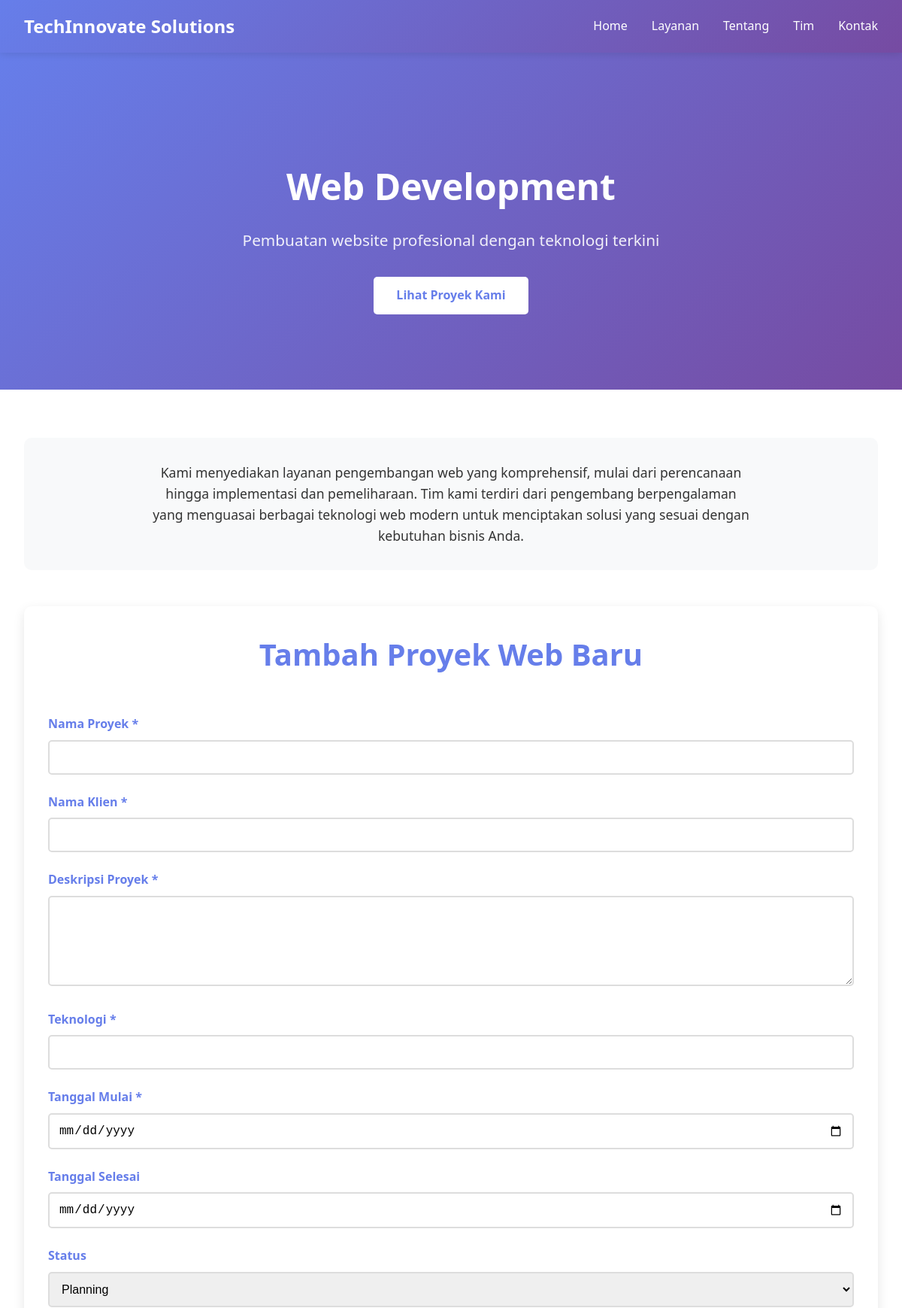
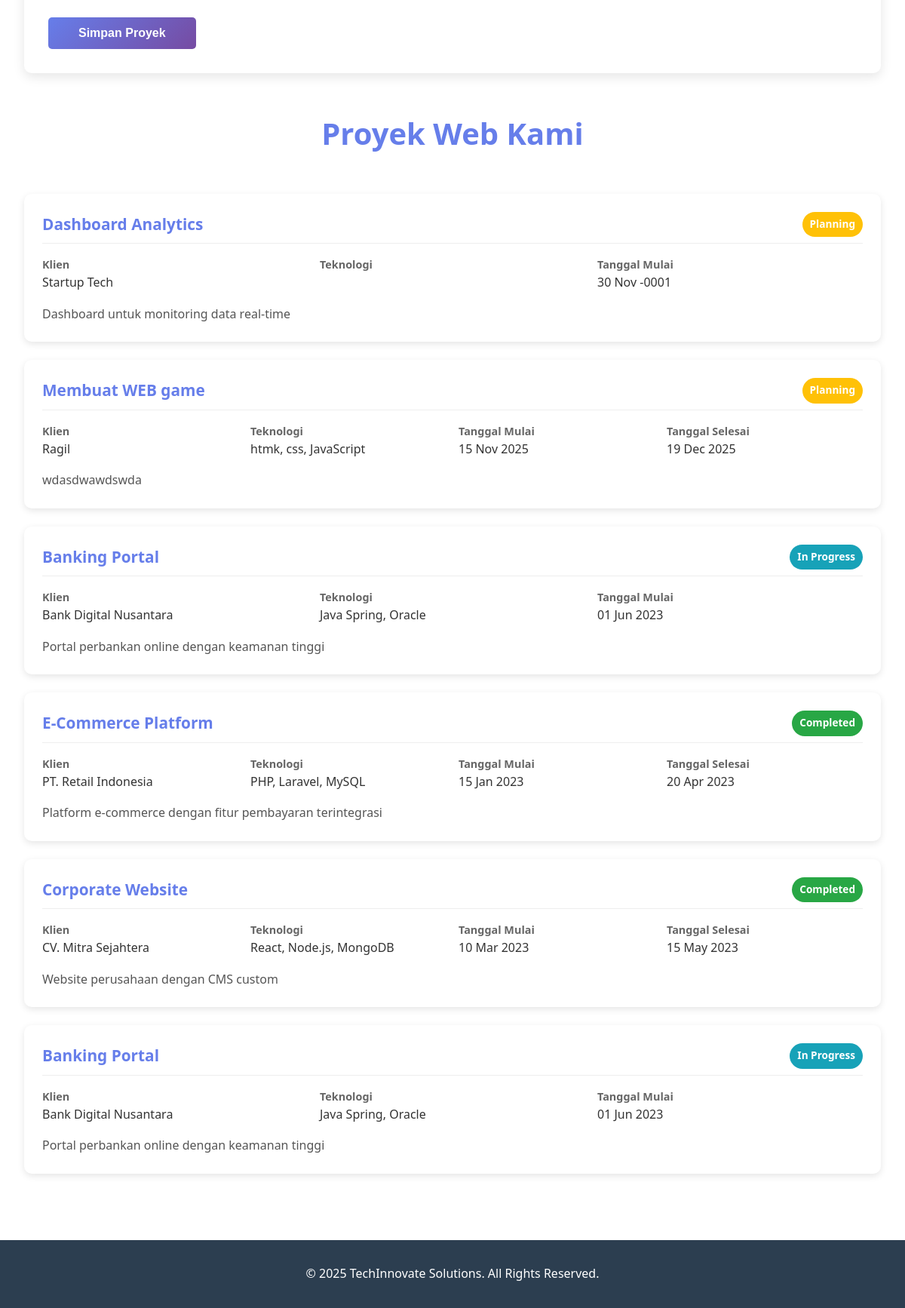
/web-development.php, run on the app's committed database (2 pictures, top to bottom).
### tables this page shows
CREATE TABLE `web_projects` (
  `id` int(11) NOT NULL,
  `project_name` varchar(100) NOT NULL,
  `client_name` varchar(100) NOT NULL,
  `description` text NOT NULL,
  `technology` varchar(100) NOT NULL,
  `start_date` date NOT NULL,
  `end_date` date DEFAULT NULL,
  `status` enum('Planning','In Progress','Completed','On Hold') DEFAULT 'Planning',
  `created_at` datetime DEFAULT current_timestamp()
);

### web-development.php (the view, shortened to what this page needs)
<?php
 $db_host = "localhost";
 $db_user = "root";
 $db_pass = "";
 $db_name = "company_db";
 $conn = new mysqli($db_host, $db_user, $db_pass, $db_name);
 $companyName = "TechInnovate Solutions";
 $serviceTitle = "Web Development";
 $currentYear = date("Y");
 $sql = "SELECT * FROM web_projects ORDER BY created_at DESC";
 $result = $conn->query($sql);
?>
<!DOCTYPE html>
<html lang="id">
<head>
</head>
<body>
    <header>
        <nav>
            <div class="logo"><?php echo $companyName; ?></div>
            <ul>
                <li><a href="index.php">Home</a></li>
                <li><a href="index.php#services">Layanan</a></li>
                <li><a href="index.php#about">Tentang</a></li>
                <li><a href="index.php#team">Tim</a></li>
                <li><a href="index.php#contact">Kontak</a></li>
            </ul>
        </nav>
    </header>
    <section class="hero">
        <h1><?php echo $serviceTitle; ?></h1>
        <p>Pembuatan website profesional dengan teknologi terkini</p>
        <a href="#projects" class="btn">Lihat Proyek Kami</a>
    </section>
    <section class="container">
        <div class="service-description">
            <p>
                Kami menyediakan layanan pengembangan web yang komprehensif, mulai dari perencanaan hingga implementasi dan pemeliharaan.
                Tim kami terdiri dari pengembang berpengalaman yang menguasai berbagai teknologi web modern untuk menciptakan
                solusi yang sesuai dengan kebutuhan bisnis Anda.
            </p>
        </div>
        <div class="project-form">
            <h2 class="section-title">Tambah Proyek Web Baru</h2>
            <form method="POST" action="">
                <div class="form-group">
                    <label for="project_name">Nama Proyek *</label>
                    <input type="text" id="project_name" name="project_name" required>
                </div>
                <div class="form-group">
                    <label for="client_name">Nama Klien *</label>
                    <input type="text" id="client_name" name="client_name" required>
                </div>
                <div class="form-group">
                    <label for="description">Deskripsi Proyek *</label>
                    <textarea id="description" name="description" required></textarea>
                </div>
                <div class="form-group">
                    <label for="technology">Teknologi *</label>
                    <input type="text" id="technology" name="technology" required>
                </div>
                <div class="form-group">
                    <label for="start_date">Tanggal Mulai *</label>
                    <input type="date" id="start_date" name="start_date" required>
                </div>
                <div class="form-group">
                    <label for="end_date">Tanggal Selesai</label>
                    <input type="date" id="end_date" name="end_date">
                </div>
                <div class="form-group">
                    <label for="status">Status</label>
                    <select id="status" name="status">
                        <option value="Planning">Planning</option>
                    </select>
                </div>
                <button type="submit" class="btn-submit">Simpan Proyek</button>
            </form>
        </div>
        <div id="projects" class="projects-list">
            <h2 class="section-title">Proyek Web Kami</h2>
            <?php if ($result && $result->num_rows > 0): ?>
                <?php while($row = $result->fetch_assoc()): ?>
                <div class="project-card">
                    <div class="project-header">
                        <div class="project-title"><?php echo htmlspecialchars($row['project_name']); ?></div>
                        <div class="project-status status-<?php echo strtolower(str_replace(' ', '-', $row['status'])); ?>">
                            <?php echo htmlspecialchars($row['status']); ?>
                        </div>
                    </div>
                    <div class="project-details">
                        <div class="project-detail">
                            <span class="project-detail-label">Klien</span>
                            <span class="project-detail-value"><?php echo htmlspecialchars($row['client_name']); ?></span>
                        </div>
                        <div class="project-detail">
                            <span class="project-detail-label">Teknologi</span>
                            <span class="project-detail-value"><?php echo htmlspecialchars($row['technology']); ?></span>
                        </div>
                        <div class="project-detail">
                            <span class="project-detail-label">Tanggal Mulai</span>
                            <span class="project-detail-value"><?php echo date('d M Y', strtotime($row['start_date'])); ?></span>
                        </div>
                        <?php if ($row['end_date']): ?>
                        <div class="project-detail">
                            <span class="project-detail-label">Tanggal Selesai</span>
                            <span class="project-detail-value"><?php echo date('d M Y', strtotime($row['end_date'])); ?></span>
                        </div>
                        <?php endif; ?>
                    </div>
                    <div class="project-description">
                        <?php echo nl2br(htmlspecialchars($row['description'])); ?>
                    </div>
                </div>
                <?php endwhile; ?>
            <?php else: ?>
                <p style="text-align: center; color: #666;">Belum ada proyek web yang terdaftar.</p>
            <?php endif; ?>
        </div>
    </section>
    <footer>
        <p>&copy; <?php echo $currentYear; ?> <?php echo $companyName; ?>. All Rights Reserved.</p>
    </footer>
</body>
</html>

### web-development.php (style rules this page uses)
* { margin: 0; padding: 0; box-sizing: border-box; }
body { font-family: 'Segoe UI', Tahoma, Geneva, Verdana, sans-serif; line-height: 1.6; color: #333; }
header { background: linear-gradient(135deg, #667eea 0%, #764ba2 100%); color: white; padding: 1rem 0; position: fixed; width: 100%; top: 0; z-index: 1000; box-shadow: 0 2px 10px rgba(0,0,0,0.1); }
nav { max-width: 1200px; margin: 0 auto; padding: 0 2rem; display: flex; justify-content: space-between; align-items: center; }
.logo { font-size: 1.5rem; font-weight: bold; }
nav ul { list-style: none; display: flex; gap: 2rem; }
nav a { color: white; text-decoration: none; transition: opacity 0.3s; }
.hero { background: linear-gradient(135deg, #667eea 0%, #764ba2 100%); color: white; padding: 150px 2rem 100px; text-align: center; margin-top: 60px; }
.hero h1 { font-size: 3rem; margin-bottom: 1rem; }
.hero p { font-size: 1.3rem; margin-bottom: 2rem; opacity: 0.9; }
.btn { display: inline-block; padding: 12px 30px; background: white; color: #667eea; text-decoration: none; border-radius: 5px; font-weight: bold; transition: transform 0.3s; }
.container { max-width: 1200px; margin: 0 auto; padding: 4rem 2rem; }
.section-title { text-align: center; font-size: 2.5rem; margin-bottom: 3rem; color: #667eea; }
.service-description { background: #f8f9fa; padding: 2rem; border-radius: 10px; margin-bottom: 3rem; text-align: center; }
.service-description p { max-width: 800px; margin: 0 auto; font-size: 1.1rem; }
.project-form { background: white; padding: 2rem; border-radius: 10px; box-shadow: 0 5px 15px rgba(0,0,0,0.1); margin-bottom: 3rem; }
.form-group { margin-bottom: 1.5rem; }
.form-group label { display: block; margin-bottom: 0.5rem; font-weight: bold; color: #667eea; }
.form-group input, .form-group select, .form-group textarea { width: 100%; padding: 12px; border: 2px solid #ddd; border-radius: 5px; font-size: 1rem; transition: border-color 0.3s; }
.form-group textarea { resize: vertical; min-height: 120px; }
.btn-submit { background: linear-gradient(135deg, #667eea 0%, #764ba2 100%); color: white; border: none; padding: 12px 40px; border-radius: 5px; font-size: 1rem; font-weight: bold; cursor: pointer; transition: transform 0.3s; }
.projects-list { margin-top: 3rem; }
.project-card { background: white; padding: 1.5rem; margin-bottom: 1.5rem; border-radius: 10px; box-shadow: 0 3px 10px rgba(0,0,0,0.1); transition: transform 0.3s; }
.project-header { display: flex; justify-content: space-between; margin-bottom: 1rem; padding-bottom: 0.5rem; border-bottom: 1px solid #eee; }
.project-title { font-size: 1.3rem; font-weight: bold; color: #667eea; }
.project-status { padding: 5px 10px; border-radius: 20px; font-size: 0.85rem; font-weight: bold; color: white; }
.status-planning { background: #ffc107; }
.status-in-progress { background: #17a2b8; }
.status-completed { background: #28a745; }
.project-details { display: grid; grid-template-columns: repeat(auto-fit, minmax(200px, 1fr)); gap: 1rem; margin-bottom: 1rem; }
.project-detail { display: flex; flex-direction: column; }
.project-detail-label { font-weight: bold; color: #666; font-size: 0.9rem; }
.project-detail-value { color: #333; }
.project-description { margin-top: 1rem; color: #555; }
footer { background: #2c3e50; color: white; text-align: center; padding: 2rem; }

### data on the page
web_projects: project_name "Dashboard Analytics", status "Planning", client_name "Startup Tech", start_date "30 Nov -0001", description "Dashboard untuk monitoring data real-time"
web_projects: project_name "Membuat WEB game", status "Planning", client_name "Ragil", technology "htmk, css, JavaScript", start_date "15 Nov 2025", end_date "19 Dec 2025", description "wdasdwawdswda"
web_projects: project_name "Banking Portal", status "In Progress", client_name "Bank Digital Nusantara", technology "Java Spring, Oracle", start_date "01 Jun 2023", description "Portal perbankan online dengan keamanan tinggi"
web_projects: project_name "E-Commerce Platform", status "Completed", client_name "PT. Retail Indonesia", technology "PHP, Laravel, MySQL", start_date "15 Jan 2023", end_date "20 Apr 2023", description "Platform e-commerce dengan fitur pembayaran terintegrasi"
web_projects: project_name "Corporate Website", status "Completed", client_name "CV. Mitra Sejahtera", technology "React, Node.js, MongoDB", start_date "10 Mar 2023", end_date "15 May 2023", description "Website perusahaan dengan CMS custom"
web_projects: project_name "Banking Portal", status "In Progress", client_name "Bank Digital Nusantara", technology "Java Spring, Oracle", start_date "01 Jun 2023", description "Portal perbankan online dengan keamanan tinggi"

### other printed values
$companyName "TechInnovate Solutions"
$serviceTitle "Web Development"
